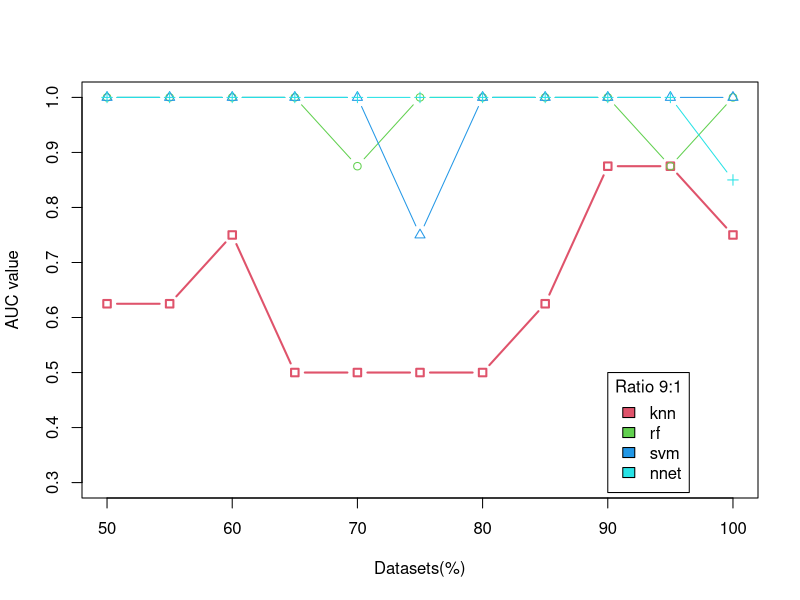
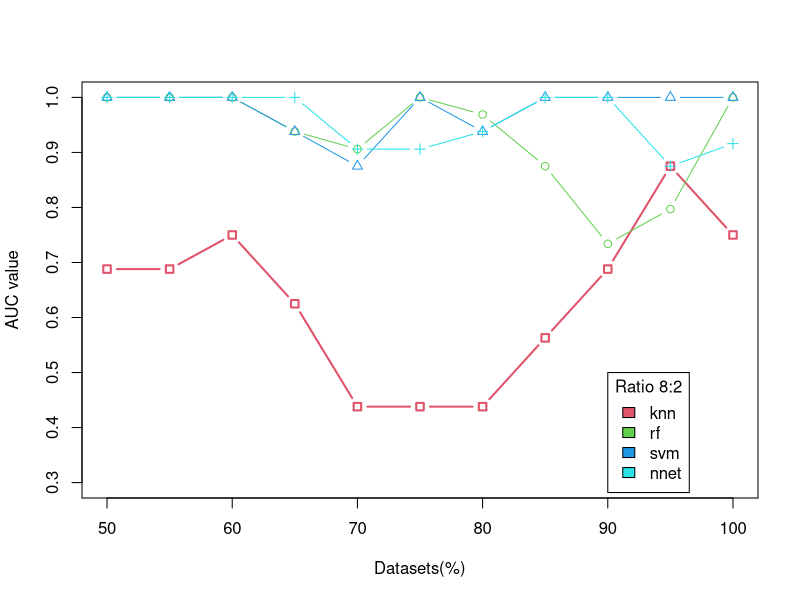
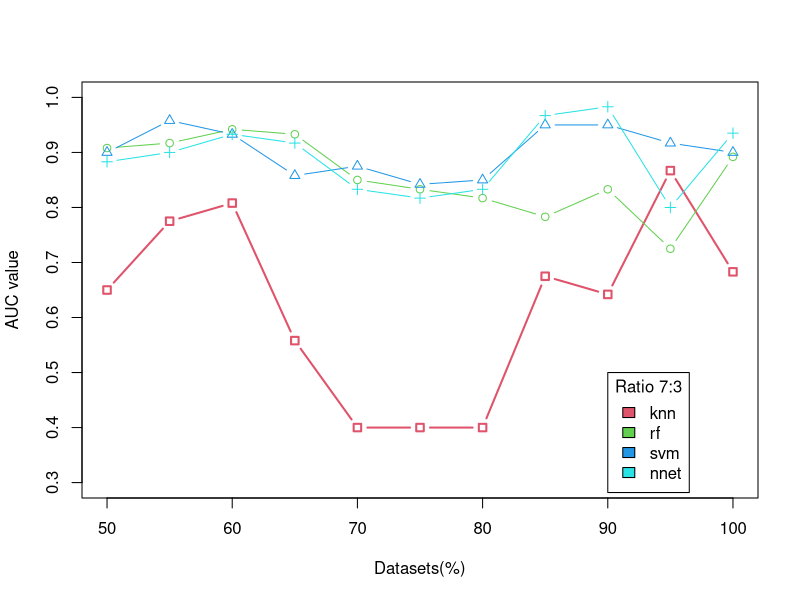
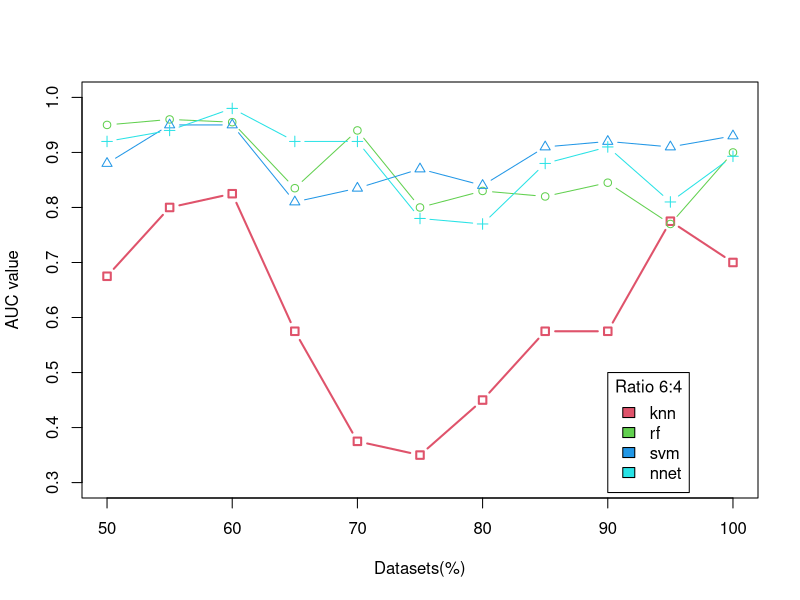

R code for these plots, in order: (Note: this script raises an error after producing the figures.)
x<-seq(50,100,5)
#				50		55		60		65		70		75		80		85		90		95  100
y.91.knn<-	c(0.625	,0.625	,0.75	,0.5	,0.5	,0.5	,0.5	,0.625	,0.875	,0.875  ,0.75	)
y.91.svm<-	c(1		,1		,1		,1		,1		,0.75	,1		,1		,1		,1		,1)
y.91.rf<-	c(1		,1		,1		,1		,0.875	,1		,1		,1		,1		,0.875	,1)
y.91.nnet<-	c(1		,1		,1		,1		,1		,1		,1		,1		,1		,1		,0.85)
y.82.knn<-	c(0.688	,0.688	,0.75	,0.625	,0.438	,0.438	,0.438	,0.563	,0.688	,0.875,0.75	)
y.82.svm<-	c(1		,1		,1		,0.938	,0.875	,1		,0.938	,1		,1		,1		,1)
y.82.rf<-	c(1		,1		,1		,0.938	,0.906	,1		,0.969	,0.875	,0.734	,0.797,1	)
y.82.nnet<-	c(1		,1		,1		,1		,0.906	,0.906	,0.938	,1		,1		,0.875	,0.916)
y.73.knn <-	c(0.65	,0.775	,0.808	,0.558	,0.4	,0.4	,0.4	,0.675	,0.642	,0.867	,0.683)
y.73.svm <-	c(0.9	,0.958	,0.933	,0.858	,0.875	,0.842	,0.850	,0.95	,0.95	,0.917	,0.9)
y.73.rf <-	c(0.908	,0.917	,0.942	,0.933	,0.85	,0.833	,0.817	,0.783	,0.833	,0.725	,0.892)
y.73.nnet <-c(0.883	,0.9	,0.933	,0.917	,0.833	,0.817	,0.833	,0.967	,0.983	,0.800	,0.935)
y.64.knn<-	c(0.675	,0.8	,0.825	,0.575	,0.375	,0.35	,0.45	,0.575	,0.575	,0.775,0.7	)
y.64.svm<-	c(0.88	,0.95	,0.95	,0.81	,0.835	,0.87	,0.84	,0.910	,0.92	,0.91	,0.93)
y.64.rf<-	c(0.95	,0.96	,0.955	,0.835	,0.94	,0.8	,0.83	,0.82	,0.845	,0.77	,0.9)
y.64.nnet<-	c(0.92	,0.94	,0.98	,0.92	,0.92	,0.78	,0.77	,0.88	,0.91	,0.81	,0.893)

#91
plot(x,y.91.knn,lwd=2,col=2,type="b",pch=0, xlim=c(50,100), ylim=c(0.3,1),xlab="Datasets(%)",ylab="AUC value")
lines(x,y.91.rf, type="b" ,col=3,pch=1)
lines(x,y.91.svm, type="b", col=4,pch=2)
lines(x,y.91.nnet, type="b",col=5,pch=3)
legend(90,0.5, title = "Ratio 9:1", c('knn','rf','svm','nnet'), 2:5)

#82
plot(x,y.82.knn,lwd=2,col=2,type="b",pch=0, xlim=c(50,100), ylim=c(0.3,1),xlab="Datasets(%)",ylab="AUC value")
lines(x,y.82.rf, type="b" ,col=3,pch=1)
lines(x,y.82.svm, type="b", col=4,pch=2)
lines(x,y.82.nnet, type="b",col=5,pch=3)
legend(90,0.50, title = "Ratio 8:2", c('knn','rf','svm','nnet'), 2:5)
#73
plot(x,y.73.knn,lwd=2,col=2,type="b",pch=0, xlim=c(50,100), ylim=c(0.3,1),xlab="Datasets(%)",ylab="AUC value")
lines(x,y.73.rf, type="b" ,col=3,pch=1)
lines(x,y.73.svm, type="b", col=4,pch=2)
lines(x,y.73.nnet, type="b",col=5,pch=3)
legend(90,0.5, title = "Ratio 7:3", c('knn','rf','svm','nnet'), 2:5)
#64
plot(x,y.64.knn,lwd=2,col=2,type="b",pch=0, xlim=c(50,100), ylim=c(0.3,1),xlab="Datasets(%)",ylab="AUC value")
lines(x,y.64.rf, type="b" ,col=3,pch=1)
lines(x,y.64.svm, type="b", col=4,pch=2)
lines(x,y.64.nnet, type="b",col=5,pch=3)
legend(90,0.5, title = "Ratio 6:4", c('knn','rf','svm','nnet'), 2:5)

#mean
mean(y.91.knn)
mean(y.91.svm)
mean(y.91.rf)
mean(y.91.nnet)
mean(y.82.knn)
mean(y.82.svn)
mean(y.82.rf)
mean(y.82.nnet)
mean(y.73.knn)
mean(y.73.svn)
mean(y.73.rf)
mean(y.73.nnet)
mean(y.64.knn)
mean(y.64.svm)
mean(y.64.rf)
mean(y.64.nnet)





